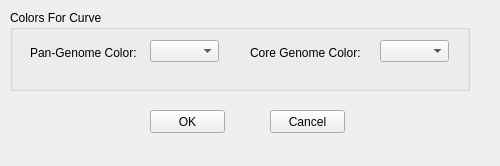
<?xml version="1.0" encoding="UTF-8"?>
<ui version="4.0">
 <class>PanWindowDialogSetColor</class>
 <widget class="QMainWindow" name="PanWindowDialogSetColor">
  <property name="geometry">
   <rect>
    <x>0</x>
    <y>0</y>
    <width>500</width>
    <height>166</height>
   </rect>
  </property>
  <property name="windowTitle">
   <string>Set Curve Color</string>
  </property>
  <widget class="QWidget" name="centralwidget">
   <widget class="QGroupBox" name="groupBoxColorGroup">
    <property name="geometry">
     <rect>
      <x>10</x>
      <y>10</y>
      <width>460</width>
      <height>81</height>
     </rect>
    </property>
    <property name="title">
     <string>Colors For Curve</string>
    </property>
    <widget class="QLabel" name="label">
     <property name="geometry">
      <rect>
       <x>20</x>
       <y>30</y>
       <width>120</width>
       <height>25</height>
      </rect>
     </property>
     <property name="text">
      <string>Pan-Genome Color:</string>
     </property>
    </widget>
    <widget class="QLabel" name="label_2">
     <property name="geometry">
      <rect>
       <x>240</x>
       <y>30</y>
       <width>120</width>
       <height>25</height>
      </rect>
     </property>
     <property name="text">
      <string>Core Genome Color:</string>
     </property>
    </widget>
    <widget class="QComboBox" name="comboBoxPanColor">
     <property name="geometry">
      <rect>
       <x>140</x>
       <y>30</y>
       <width>69</width>
       <height>22</height>
      </rect>
     </property>
    </widget>
    <widget class="QComboBox" name="comboBoxCoreColor">
     <property name="geometry">
      <rect>
       <x>370</x>
       <y>30</y>
       <width>69</width>
       <height>22</height>
      </rect>
     </property>
    </widget>
   </widget>
   <widget class="QPushButton" name="pushButtonOK">
    <property name="geometry">
     <rect>
      <x>150</x>
      <y>110</y>
      <width>75</width>
      <height>23</height>
     </rect>
    </property>
    <property name="text">
     <string>OK</string>
    </property>
   </widget>
   <widget class="QPushButton" name="pushButtonCancel">
    <property name="geometry">
     <rect>
      <x>270</x>
      <y>110</y>
      <width>75</width>
      <height>23</height>
     </rect>
    </property>
    <property name="text">
     <string>Cancel</string>
    </property>
   </widget>
  </widget>
  <widget class="QMenuBar" name="menubar">
   <property name="geometry">
    <rect>
     <x>0</x>
     <y>0</y>
     <width>500</width>
     <height>23</height>
    </rect>
   </property>
  </widget>
 </widget>
 <resources/>
 <connections/>
</ui>
